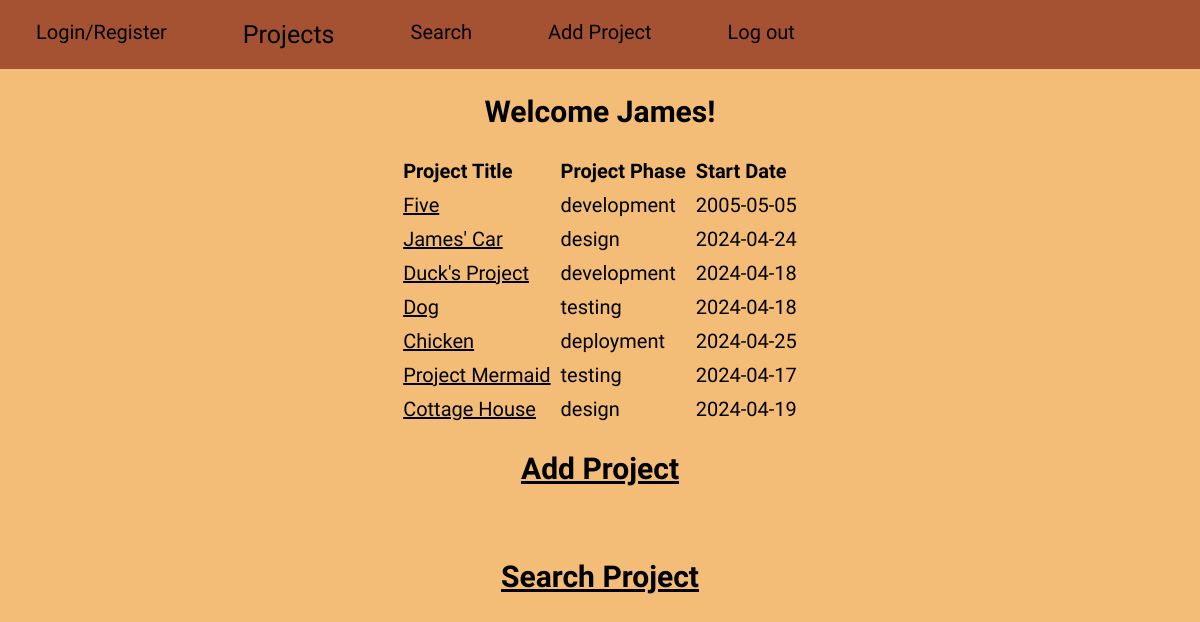
/portfolio3Final/projects.php (signed in), run on the app's committed database.
### tables this page shows
CREATE TABLE `projects` (
  `pid` int(10) UNSIGNED NOT NULL,
  `title` varchar(100) NOT NULL,
  `start_date` date DEFAULT NULL,
  `end_date` date DEFAULT NULL,
  `phase` enum('design','development','testing','deployment','complete') DEFAULT NULL,
  `description` varchar(500) DEFAULT NULL,
  `uid` int(10) UNSIGNED NOT NULL
);

### portfolio3Final/projects.php (the view, shortened to what this page needs)
<!DOCTYPE html>
<html lang="en">
<head>
    <link rel="stylesheet" type="text/css" href="styles.css" />
</head>
<body class="jersey-20-regular">
    <nav class="navbar">
        <ul id="options">
            <li><a class="not-current" onclick="window.location.href='login.php'">Login/Register</a></li>
            <li><a class="current">Projects</a></li>
            <li><a class="not-current" onclick="window.location.href='search.php'">Search</a></li>
            <li><a class="not-current" onclick="window.location.href='create.php'">Add Project</a></li>
            <?php
                if (isset($_SESSION['uid'])){
                    ?>
                    <li><a class="not-current" onclick="window.location.href='logout.php'">Log out</a></li>
                    <?php
                }
            ?>
        </ul>
    </nav>
    <?php
    if (isset($_SESSION['uid'])){
        echo "<h2> Welcome " . $_SESSION['username'] . "! </h2>";
    }else{
        echo "<h2> Welcome!</h2>";
    }
    require_once('dbConnect.php');
    try {
        $query = "SELECT * FROM projects";
        $rows = $db->query($query);
        if ($rows && $rows->rowCount() > 0) {
    ?>
    <table cellspacing="0" cellpadding="5" id="myTable">
        <tr>
            <th align='left'><b>Project Title</b></th>
            <th align='left'><b>Project Phase</b></th>
            <th align='left'><b>Start Date</b></th>
        </tr>
        <?php
            while ($row = $rows->fetch()) {
                ?>
                <tr>
                    <td class="projectTitles" align='left'><a href='projectDetails.php?pid=<?php echo $row['pid']; ?>'><?php echo $row['title']; ?></a></td>
                    <td align='left'><?php echo $row['phase']; ?></td>
                    <td align='left'><?php echo $row['start_date']; ?></td>
                </tr>
            <?php
            }
            ?>
    </table>
        <?php
        } else {
        ?>
            <p>No Projects in the list.</p>
        <?php
        }
        ?>
        <?php
            } catch (PDOexception $ex) {
        ?>
            <p>Sorry, a database error occurred!</p>
            <p>Error details: <em><?php echo $ex->getMessage(); ?></em></p>
        <?php
        }
        ?>
    <h2 id="createButt"><a href="create.php">Add Project</a></h2><br>
    <h2 id="searchButt"><a href="search.php">Search Project</a></h2>
</body>
</html>

### portfolio3Final/styles.css (style rules this page uses)
body { background-color: #f3bc77; display: flex; flex-wrap: wrap; justify-content: center; align-items: center; flex-direction: column; font-family: 'Segoe UI', Tahoma, Geneva, Verdana, sans-serif; margin:auto; overflow: auto; }
a { text-decoration: none; color: black; }
#createButt { color: black; text-decoration: underline; }
#searchButt { color: black; text-decoration: underline; }
.jersey-20-regular { font-family: "Jersey 20", sans-serif; font-weight: 400; font-style: normal; font-size: 20px; }
.navbar { position: relative; display: flex; flex-direction: column; background-color: #a55233; width: 100%; }
.navbar ul { display: flex; flex-wrap: wrap; padding: 0; margin: 0; list-style-type: none; }
.navbar li { text-align: center; float: left; margin: 2.5vh; margin-right: 3vh; padding: 0 2vh; cursor: pointer; }
.current { font-size: 25px; }
.projectTitles { text-decoration: underline; }

### data on the page
projects: title "Five", phase "development", start_date "2005-05-05"
projects: title "James' Car", phase "design", start_date "2024-04-24"
projects: title "Duck's Project", phase "development", start_date "2024-04-18"
projects: title "Dog", phase "testing", start_date "2024-04-18"
projects: title "Chicken", phase "deployment", start_date "2024-04-25"
projects: title "Project Mermaid", phase "testing", start_date "2024-04-17"
projects: title "Cottage House", phase "design", start_date "2024-04-19"

### other printed values
$_SESSION['username'] "James"
